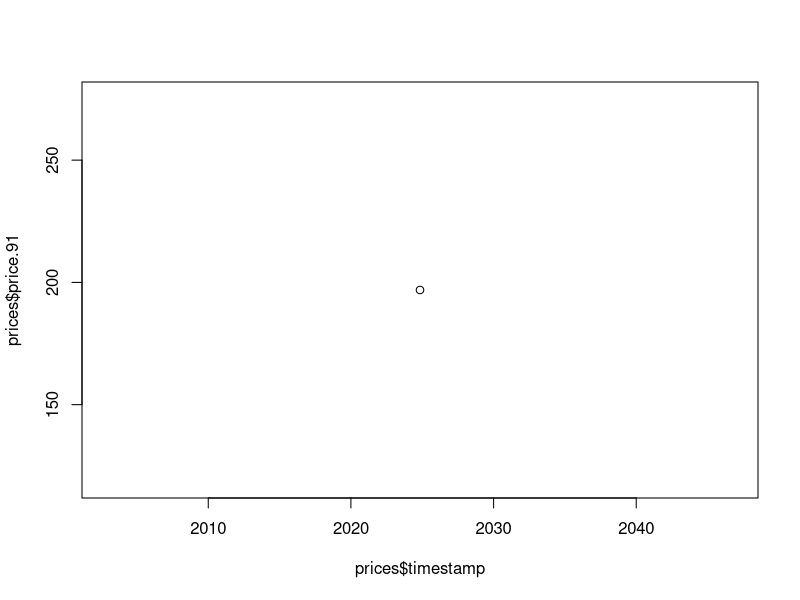

The R source for this figure:
library(lubridate)
prices = read.csv("eleven-7_endeavourhills_prices.csv")
prices$timestamp = parse_date_time(prices$timestamp, orders = c("d/m/Y H:M", "Y-m-d H:M:S"))
plot(prices$timestamp, prices$price.91)
